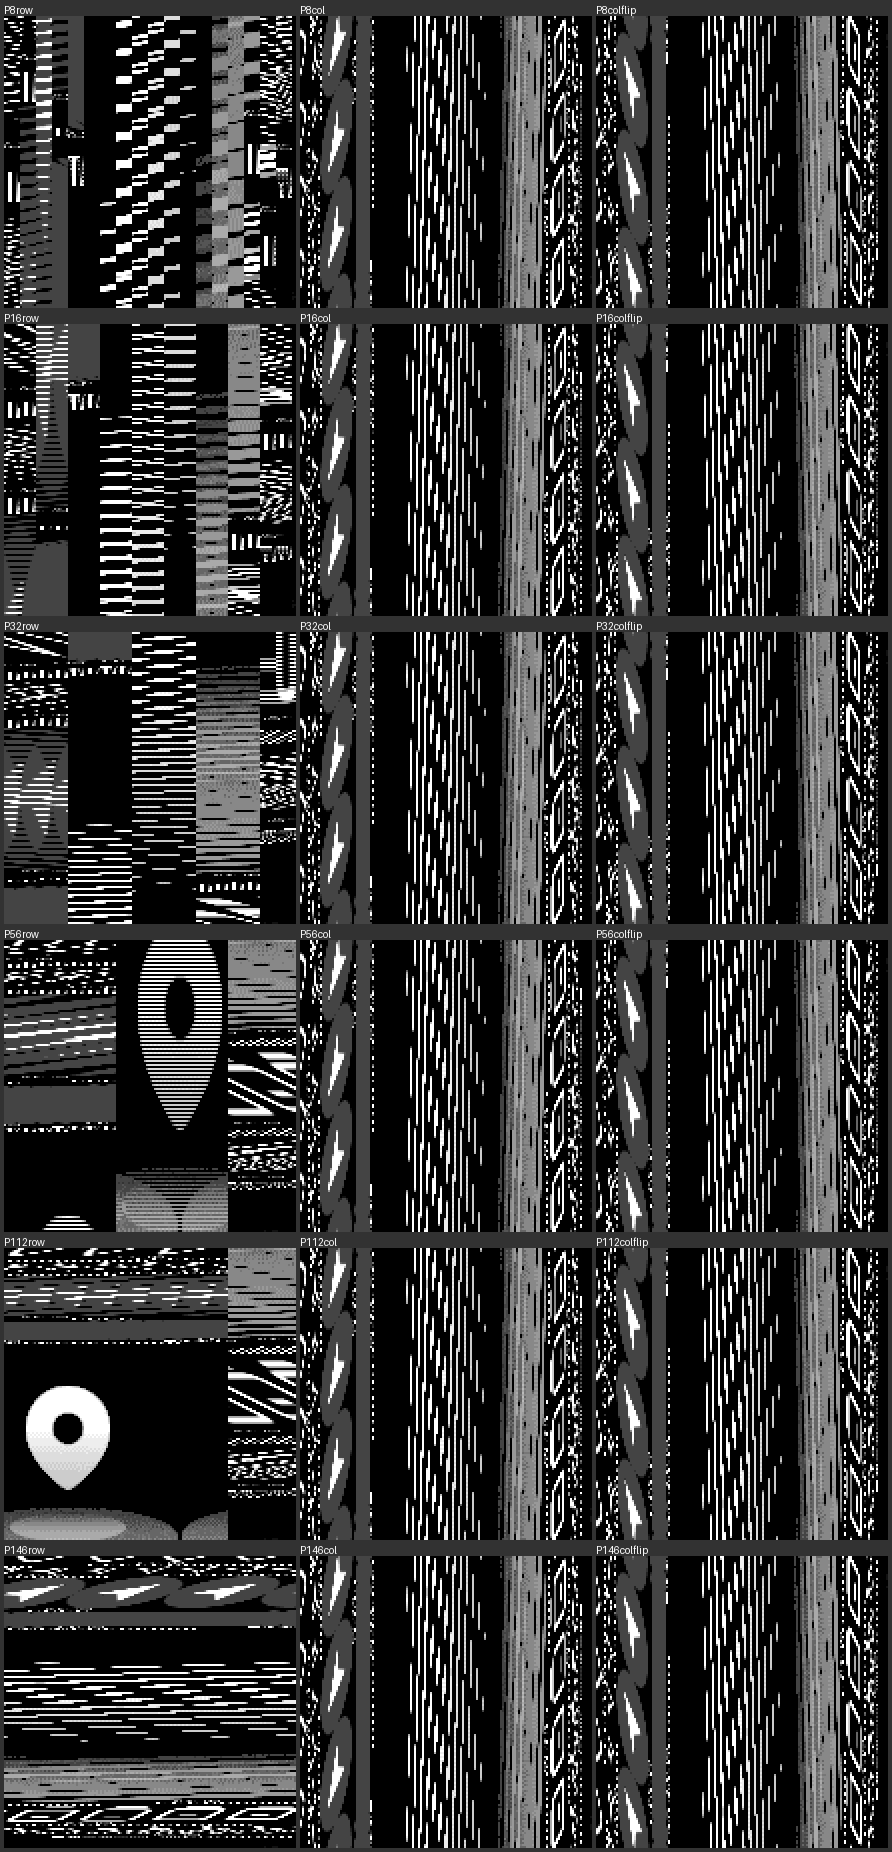

Write the Python code that produced this figure.
import numpy as np
from PIL import Image, ImageDraw
from framework import D
def nibstream(fo,w,h,hi=True):
    stride=(w+1)//2; b=D[fo+64:fo+64+stride*h]
    hh=(b>>4)&0xF;ll=b&0xF; nb=np.empty(len(b)*2,np.uint8)
    if hi:nb[0::2]=hh;nb[1::2]=ll
    else:nb[0::2]=ll;nb[1::2]=hh
    return nb
def deswiz(fo,w,h,P,mode,hi=True):
    nb=nibstream(fo,w,h,hi); out=np.zeros((h,w),np.uint8); pos=0; x0=0; s=0
    while x0<w:
        sw=min(P,w-x0); seg=nb[pos:pos+sw*h]
        if len(seg)<sw*h: seg=np.pad(seg,(0,sw*h-len(seg)))
        if mode=='row': blk=seg.reshape(h,sw)
        elif mode=='col': blk=seg.reshape(sw,h).T
        elif mode=='colflip': blk=seg.reshape(sw,h).T[::-1]
        elif mode=='boust': blk=seg.reshape(h,sw); 
        out[:,x0:x0+sw]=blk; pos+=sw*h; x0+=sw; s+=1
    return out
w,h,fo=146,146,0x36d040
combos=[]
for P in [8,16,32,56,112,146]:
    for mode in ['row','col','colflip']:
        combos.append((P,mode))
imgs=[]
for P,mode in combos:
    m=deswiz(fo,w,h,P,mode)
    imgs.append((f"P{P}{mode}",m))
cols=3;cell=146*2;pad=4;rows=(len(imgs)+cols-1)//cols
sh=Image.new('L',(cols*(cell+pad)+pad,rows*(cell+pad+12)+pad),50);dr=ImageDraw.Draw(sh)
for i,(lb,m) in enumerate(imgs):
    im=Image.fromarray((m*17).astype(np.uint8)).resize((cell,cell),Image.NEAREST)
    r=i//cols;c=i%cols;x=pad+c*(cell+pad);y=pad+r*(cell+pad+12)
    dr.text((x,y),lb,fill=255);sh.paste(im,(x,y+12))
sh.save("pintest.png");print("saved")
